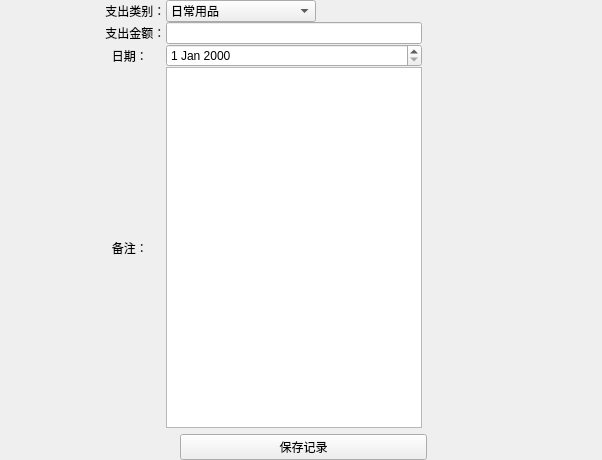
<?xml version="1.0" encoding="UTF-8"?>
<ui version="4.0">
 <class>Form</class>
 <widget class="QWidget" name="Form">
  <property name="geometry">
   <rect>
    <x>0</x>
    <y>0</y>
    <width>602</width>
    <height>460</height>
   </rect>
  </property>
  <property name="windowTitle">
   <string>Form</string>
  </property>
  <layout class="QVBoxLayout" name="verticalLayout">
   <property name="leftMargin">
    <number>0</number>
   </property>
   <property name="topMargin">
    <number>0</number>
   </property>
   <property name="rightMargin">
    <number>0</number>
   </property>
   <property name="bottomMargin">
    <number>0</number>
   </property>
   <item>
    <layout class="QGridLayout" name="gridLayout" rowstretch="0,0,0,0">
     <property name="sizeConstraint">
      <enum>QLayout::SetDefaultConstraint</enum>
     </property>
     <property name="spacing">
      <number>0</number>
     </property>
     <item row="3" column="3">
      <spacer name="horizontalSpacer_8">
       <property name="orientation">
        <enum>Qt::Horizontal</enum>
       </property>
       <property name="sizeHint" stdset="0">
        <size>
         <width>40</width>
         <height>20</height>
        </size>
       </property>
      </spacer>
     </item>
     <item row="2" column="1">
      <widget class="QLabel" name="DateLabel">
       <property name="minimumSize">
        <size>
         <width>0</width>
         <height>0</height>
        </size>
       </property>
       <property name="maximumSize">
        <size>
         <width>100</width>
         <height>16777215</height>
        </size>
       </property>
       <property name="text">
        <string>   日期：</string>
       </property>
      </widget>
     </item>
     <item row="1" column="3">
      <spacer name="horizontalSpacer_4">
       <property name="orientation">
        <enum>Qt::Horizontal</enum>
       </property>
       <property name="sizeHint" stdset="0">
        <size>
         <width>40</width>
         <height>20</height>
        </size>
       </property>
      </spacer>
     </item>
     <item row="0" column="2">
      <widget class="QComboBox" name="TypeBox">
       <property name="maximumSize">
        <size>
         <width>150</width>
         <height>16777215</height>
        </size>
       </property>
       <item>
        <property name="text">
         <string>日常用品</string>
        </property>
       </item>
       <item>
        <property name="text">
         <string>办公用品</string>
        </property>
       </item>
      </widget>
     </item>
     <item row="1" column="0">
      <spacer name="horizontalSpacer_3">
       <property name="orientation">
        <enum>Qt::Horizontal</enum>
       </property>
       <property name="sizeHint" stdset="0">
        <size>
         <width>40</width>
         <height>20</height>
        </size>
       </property>
      </spacer>
     </item>
     <item row="3" column="0">
      <spacer name="horizontalSpacer_7">
       <property name="orientation">
        <enum>Qt::Horizontal</enum>
       </property>
       <property name="sizeHint" stdset="0">
        <size>
         <width>40</width>
         <height>20</height>
        </size>
       </property>
      </spacer>
     </item>
     <item row="2" column="3">
      <spacer name="horizontalSpacer_6">
       <property name="orientation">
        <enum>Qt::Horizontal</enum>
       </property>
       <property name="sizeHint" stdset="0">
        <size>
         <width>40</width>
         <height>20</height>
        </size>
       </property>
      </spacer>
     </item>
     <item row="1" column="1">
      <widget class="QLabel" name="MoneyLabel">
       <property name="minimumSize">
        <size>
         <width>0</width>
         <height>0</height>
        </size>
       </property>
       <property name="maximumSize">
        <size>
         <width>100</width>
         <height>16777215</height>
        </size>
       </property>
       <property name="text">
        <string> 支出金额：</string>
       </property>
      </widget>
     </item>
     <item row="2" column="2">
      <widget class="QDateEdit" name="dateEdit"/>
     </item>
     <item row="0" column="0">
      <spacer name="horizontalSpacer">
       <property name="orientation">
        <enum>Qt::Horizontal</enum>
       </property>
       <property name="sizeType">
        <enum>QSizePolicy::Minimum</enum>
       </property>
       <property name="sizeHint" stdset="0">
        <size>
         <width>40</width>
         <height>20</height>
        </size>
       </property>
      </spacer>
     </item>
     <item row="3" column="1">
      <widget class="QLabel" name="BeizhuLabel">
       <property name="minimumSize">
        <size>
         <width>0</width>
         <height>0</height>
        </size>
       </property>
       <property name="maximumSize">
        <size>
         <width>100</width>
         <height>16777215</height>
        </size>
       </property>
       <property name="text">
        <string>   备注：</string>
       </property>
      </widget>
     </item>
     <item row="0" column="1">
      <widget class="QLabel" name="TypeLabel">
       <property name="minimumSize">
        <size>
         <width>0</width>
         <height>0</height>
        </size>
       </property>
       <property name="maximumSize">
        <size>
         <width>110</width>
         <height>16777215</height>
        </size>
       </property>
       <property name="text">
        <string> 支出类别：</string>
       </property>
      </widget>
     </item>
     <item row="0" column="3">
      <spacer name="horizontalSpacer_2">
       <property name="orientation">
        <enum>Qt::Horizontal</enum>
       </property>
       <property name="sizeType">
        <enum>QSizePolicy::Expanding</enum>
       </property>
       <property name="sizeHint" stdset="0">
        <size>
         <width>180</width>
         <height>20</height>
        </size>
       </property>
      </spacer>
     </item>
     <item row="2" column="0">
      <spacer name="horizontalSpacer_5">
       <property name="orientation">
        <enum>Qt::Horizontal</enum>
       </property>
       <property name="sizeHint" stdset="0">
        <size>
         <width>40</width>
         <height>20</height>
        </size>
       </property>
      </spacer>
     </item>
     <item row="3" column="2">
      <widget class="QPlainTextEdit" name="remarks"/>
     </item>
     <item row="1" column="2">
      <widget class="QLineEdit" name="oucomeNumber"/>
     </item>
    </layout>
   </item>
   <item>
    <spacer name="verticalSpacer">
     <property name="orientation">
      <enum>Qt::Vertical</enum>
     </property>
     <property name="sizeType">
      <enum>QSizePolicy::Fixed</enum>
     </property>
     <property name="sizeHint" stdset="0">
      <size>
       <width>17</width>
       <height>0</height>
      </size>
     </property>
    </spacer>
   </item>
   <item>
    <layout class="QHBoxLayout" name="horizontalLayout">
     <item>
      <spacer name="horizontalSpacer_10">
       <property name="orientation">
        <enum>Qt::Horizontal</enum>
       </property>
       <property name="sizeType">
        <enum>QSizePolicy::Maximum</enum>
       </property>
       <property name="sizeHint" stdset="0">
        <size>
         <width>180</width>
         <height>20</height>
        </size>
       </property>
      </spacer>
     </item>
     <item>
      <widget class="QPushButton" name="SaveButton">
       <property name="text">
        <string>保存记录</string>
       </property>
      </widget>
     </item>
     <item>
      <spacer name="horizontalSpacer_9">
       <property name="orientation">
        <enum>Qt::Horizontal</enum>
       </property>
       <property name="sizeType">
        <enum>QSizePolicy::Fixed</enum>
       </property>
       <property name="sizeHint" stdset="0">
        <size>
         <width>175</width>
         <height>20</height>
        </size>
       </property>
      </spacer>
     </item>
    </layout>
   </item>
  </layout>
 </widget>
 <resources/>
 <connections/>
</ui>
